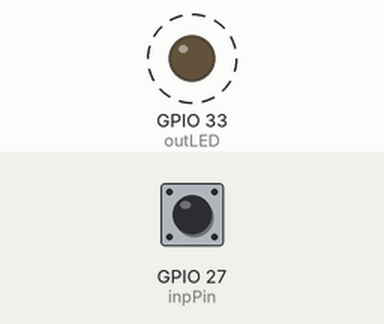
This sketch was run on a simulated ESP32. On the bench: output pins drawn as LEDs (lit = HIGH). Dashed ring = blinking. The test bench sets the inputs (shaded band); at power-on: GPIO 27 (inpPin) LOW. What the sketch prints to the serial monitor is not drawn.

Above: at 1.2 s.
1.3 s: GPIO 27 (inpPin) pulsed HIGH 2 times (0.12 s each, 0.3 s apart)
Timing chart, 0 to 9.5 s (numbered marks = the images above; inputs shaded):
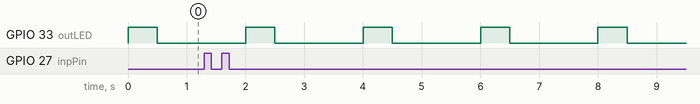

The sketch:

ESP32_interrupt.ino
```cpp
// ESP32_interrupt.ino

#define inpPin 27
#define outLED 33

unsigned long currTime, prevTime, interruptTime, startTime, onTime, cycleTime;
unsigned int  duty;
float         T=2000, D=0.25, period;
bool          isStart, isOn, isOff;

void IRAM_ATTR isr()
{
  // Check if a cycle has started
  if (!isStart && digitalRead(inpPin))
  {
    startTime = millis();
    isStart   = true;
    isOn      = true;
    return;
  }
  // Check for duty cycle
  if (isOn && !digitalRead(inpPin))
  {
    onTime = millis() - startTime;
    isOff  = true;
    return;
  }
  // Check for period
  if (isOff && digitalRead(inpPin))
  {
    cycleTime = millis() - startTime;
    isStart   = false;
    isOn      = false;
    isOff     = false;
    // Calculate period and duty cycle
    period = cycleTime / 1000.f;
    duty   = 100.f * onTime / cycleTime;
    // Print period and duty cycle
    Serial.print("Period: ");
    Serial.print(period);
    Serial.print(" s, Duty Cycle: ");
    Serial.print(duty);
    Serial.println(" %");
  }
}

void setup()
{
  // Begin Serial Communication
  Serial.begin(9600);
  // Pin Initializations
  pinMode(inpPin, INPUT);
  pinMode(outLED, OUTPUT);
  // Interrupt Initialization
  attachInterrupt(inpPin, isr, CHANGE);
}

void loop()
{
  currTime = millis();
  if(currTime-prevTime<=T*D)
  {
    digitalWrite(outLED, HIGH);
  }
  else
  {
    digitalWrite(outLED, LOW);
  }
  if(currTime-prevTime>=T) prevTime = currTime;
}
```

Measured:
- by itself, GPIO 33 (outLED): alternates HIGH for 0.50 s and LOW for 1.5 s
